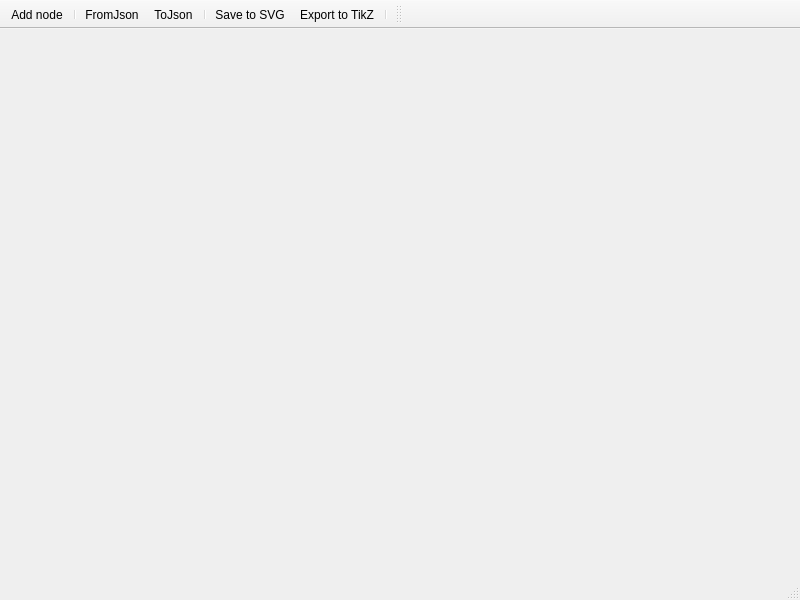
<?xml version="1.0" encoding="UTF-8"?>
<ui version="4.0">
 <class>MainWindow</class>
 <widget class="QMainWindow" name="MainWindow">
  <property name="geometry">
   <rect>
    <x>0</x>
    <y>0</y>
    <width>800</width>
    <height>600</height>
   </rect>
  </property>
  <property name="windowTitle">
   <string>Boxology</string>
  </property>
  <widget class="QWidget" name="centralwidget"/>
  <widget class="QToolBar" name="toolBar">
   <property name="windowTitle">
    <string>toolBar</string>
   </property>
   <property name="movable">
    <bool>false</bool>
   </property>
   <property name="floatable">
    <bool>false</bool>
   </property>
   <attribute name="toolBarArea">
    <enum>TopToolBarArea</enum>
   </attribute>
   <attribute name="toolBarBreak">
    <bool>false</bool>
   </attribute>
   <addaction name="actionAdd_node"/>
   <addaction name="separator"/>
   <addaction name="actionFromJson"/>
   <addaction name="actionToJson"/>
   <addaction name="separator"/>
   <addaction name="actionSave_to_SVG"/>
   <addaction name="actionExport_to_TikZ"/>
   <addaction name="separator"/>
  </widget>
  <widget class="QToolBar" name="cognitionToolbar">
   <property name="windowTitle">
    <string>toolBar_2</string>
   </property>
   <attribute name="toolBarArea">
    <enum>TopToolBarArea</enum>
   </attribute>
   <attribute name="toolBarBreak">
    <bool>false</bool>
   </attribute>
  </widget>
  <widget class="QStatusBar" name="statusBar"/>
  <action name="actionAdd_node">
   <property name="icon">
    <iconset theme="list-add">
     <normaloff/>
    </iconset>
   </property>
   <property name="text">
    <string>Add node</string>
   </property>
  </action>
  <action name="actionToJson">
   <property name="icon">
    <iconset theme="document-save">
     <normaloff/>
    </iconset>
   </property>
   <property name="text">
    <string>ToJson</string>
   </property>
   <property name="toolTip">
    <string>Save to JSON</string>
   </property>
  </action>
  <action name="actionFromJson">
   <property name="icon">
    <iconset theme="document-open">
     <normaloff/>
    </iconset>
   </property>
   <property name="text">
    <string>FromJson</string>
   </property>
   <property name="toolTip">
    <string>Load from JSON</string>
   </property>
  </action>
  <action name="actionSave_to_SVG">
   <property name="icon">
    <iconset>
        <normaloff>:/icons/svg.png</normaloff>:/icons/svg.png</iconset>
   </property>
   <property name="text">
    <string>Save to SVG</string>
   </property>
   <property name="toolTip">
    <string>Export to SVG</string>
   </property>
  </action>
  <action name="actionExport_to_TikZ">
   <property name="icon">
    <iconset>
        <normaloff>:/icons/tikz.png</normaloff>:/icons/tikz.png</iconset>
   </property>
   <property name="text">
    <string>Export to TikZ</string>
   </property>
  </action>
 </widget>
 <resources/>
 <connections/>
</ui>
